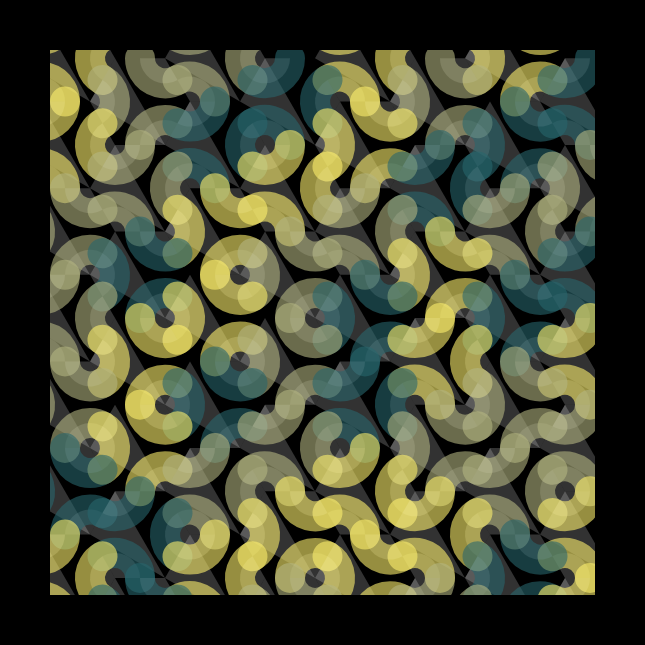
Frame 1 (no input)
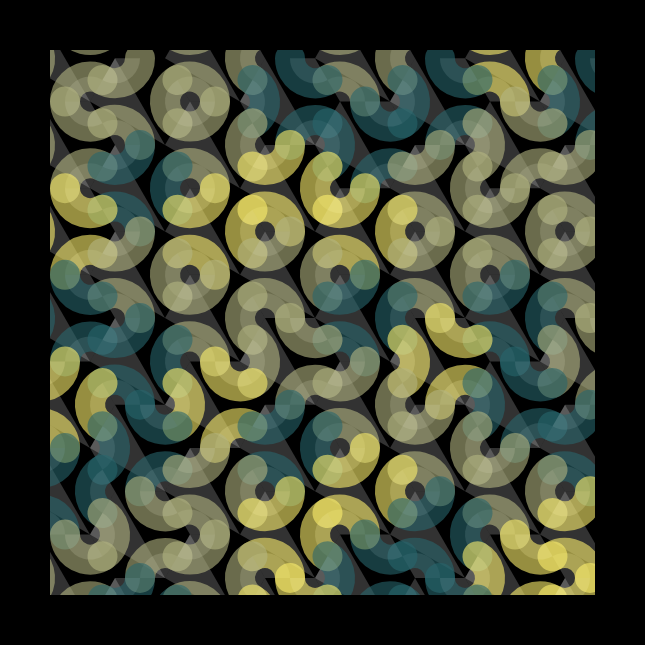
Frame 2 (the mouse pressed at the canvas centre, redrawn once)

The p5.js sketch that drew these frames (run headless with seeded random() and noise() and a simulated clock; the mouse was pressed at the canvas centre and the sketch redrawn once):

// p5.js sketch
// ── sketch.js
// Padding around the canvas.
var padding = 15

// Number of squares per row/column
var row = 6

// Size of grid cells (cellSize x cellSize).
var hSize = 100
var radii3 = hSize / 2
var radii4 = hSize / 3
var radii2 = hSize * 2 / 3
var radii5 = hSize / 6
var radii1 = hSize * 5 / 6
var vSize
var gridSize = 600 + (padding * 3)

// Probability of drawing an inner rectangle.
var chance = 0.6

// Gap between squares
var gap = 10

// Extent the square can shift from center
var shiftLimit = 1

var shades = ['#D1BCE3', '#585481', '#C49BBB','#B5B682', '#FEDC97', '#B5B682', '#28666E', '#7C9885']
var shades = ['#fff26d', '#B5B682', '#28666E']
//var shades = ['#f91543', '#f780dd', '#fcbdfa']

function setup() {
  createCanvas(gridSize, gridSize)
  rectMode(CENTER)
  angleMode(DEGREES)
  strokeWeight(3)
  noLoop()
  frameRate(2)
  vSize = hSize / 2 * sqrt(3)
}

function draw() {
  background('black')
  stroke(0)
  var i = 1
  for (var y = padding + vSize / 2; y < height - padding; y += vSize / 2, i++) {
    for (var x = padding + hSize / 2; x < width - padding; x += hSize * 3 / 2) {
      if (i % 2)
        drawCell(x, y)
      else
        drawCell(x + hSize * 3 / 4, y)
    }
  }
  
  drawBorder()
}

function drawBorder() {
  fill('black')
  var border = 50
  noStroke()
  rect(border/2, gridSize/2, border, gridSize)
  rect(gridSize - border/2, gridSize/2, border, gridSize)
  rect(gridSize/2, border/2, gridSize, border)
  rect(gridSize/2, gridSize - border/2, gridSize, border)
}

function drawCell(x, y) {
  push()
  translate(x, y)
  fill(color(255, 255, 255, 170))
  //circle(0, 0, 20, 20)
  //noFill()
  noStroke()
  fill(color(255, 255, 255, 50))
  beginShape()
  vertex(-hSize / 2, 0)
  vertex(hSize / 4, vSize / 2)
  vertex(-hSize / 4, -vSize / 2)
  endShape(CLOSE)
  /*line(-hSize / 2, 0, -hSize / 4, -vSize / 2)
  line(-hSize / 2, 0, -hSize / 4, vSize / 2)
  line(hSize / 2, 0, hSize / 4, -vSize / 2)
  line(hSize / 2, 0, hSize / 4, vSize / 2)
  line(hSize / 4, vSize / 2, -hSize / 4, vSize / 2)
  line(hSize / 4, -vSize / 2, -hSize / 4, -vSize / 2)*/
  if (random() > 0.5) {
    /*fill(shades[3])
    drawArc1(radii1)
    fill(shades[2])
    drawArc1(radii2)*/
    //fill(shades[1])
    drawArc1(radii3)
    /*fill(shades[2])
    drawArc1(radii4)
    fill(shades[0])
    drawArc1(radii5)*/
  } else {
    /*fill(shades[2])
    drawArc2(radii1)
    fill(shades[3])
    drawArc2(radii2)*/
    //fill(shades[1])
    drawArc2(radii3)
    /*fill(shades[3])
    drawArc2(radii4)
    fill(shades[0])
    drawArc2(radii5)*/
  }
  pop()
}

function drawArc1(radi) {
  strokeWeight(30)
  var c = color(shades[floor(random(3)) + 0])
  c.setAlpha(150)
  stroke(c)
  arc(hSize / 2, 0, radi, radi, 120, 240)
  arc(-hSize / 4, vSize / 2, radi, radi, 240, 0)
  arc(-hSize / 4, -vSize / 2, radi, radi, 0, 120)
}

function drawArc2(radii1) {
  strokeWeight(30)
  var c = color(shades[floor(random(3)) + 0])
  c.setAlpha(150)
  stroke(c)
  arc(-hSize / 2, 0, radii1, radii1, 300, 60)
  arc(hSize / 4, vSize / 2, radii1, radii1, 180, 300)
  arc(hSize / 4, -vSize / 2, radii1, radii1, 60, 180)
}
